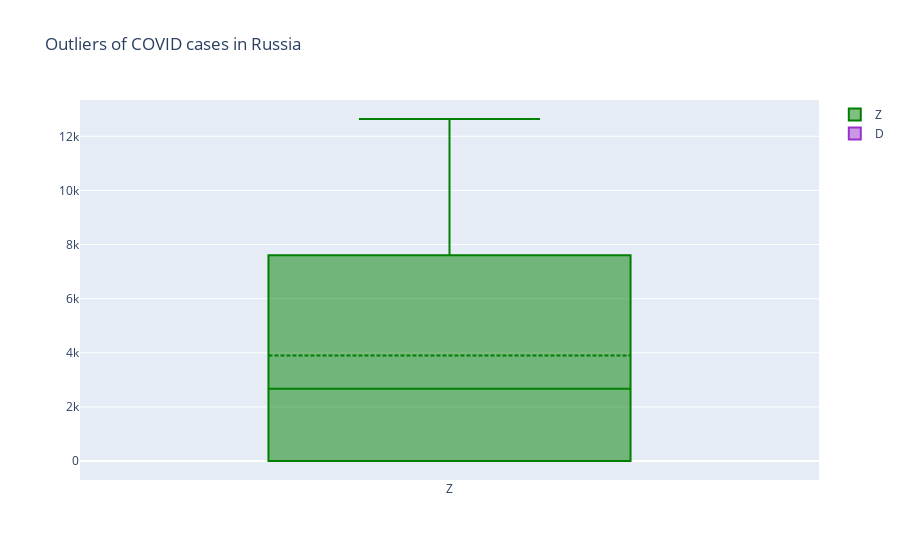

The cell this chart's notebook holds for it:
### Code cell
fig = go.Figure()
fig.add_trace(go.Box(y=dfx.Z_average,
                     boxmean=True, # only mean visible on plot
                     marker_color="green",
                     name="Z"))
fig.add_trace(go.Box(y=dfx.date,
                     boxmean='sd', # mean and SD visible on plot
                     marker_color="darkorchid",
                     name="D"))
fig.update_layout(title="Outliers of COVID cases in Russia")
fig.show()              #@Natalio666Altube

### Figure 1 — Plotly figure (JSON) as saved in the notebook; plotly's stock layout.template omitted (floating-point values rounded to 4 significant figures; data arrays with more than 128 entries replaced by an {"elided": "..."} marker saying what was removed)
{"data": [{"boxmean": true, "marker": {"color": "green"}, "name": "Z", "type": "box", "y": {"elided": "214 int values"}}, {"boxmean": "sd", "marker": {"color": "darkorchid"}, "name": "D", "type": "box", "y": {"elided": "214 str values"}}], "layout": {"title": {"text": "Outliers of COVID cases in Russia"}}}
